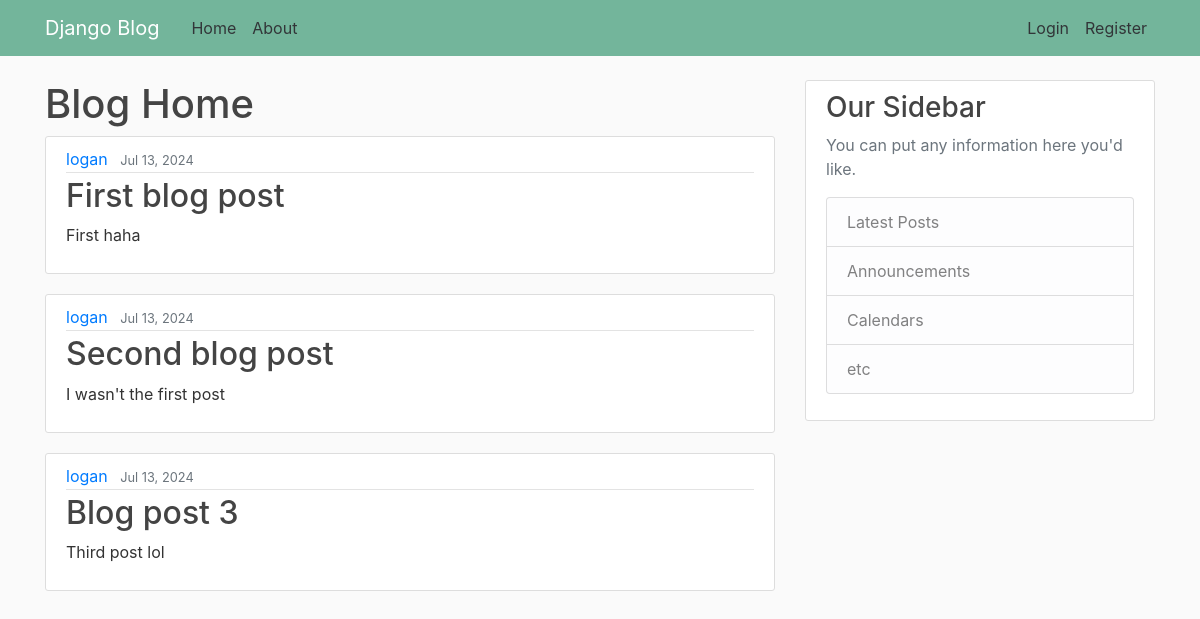
The app's page /, older data.
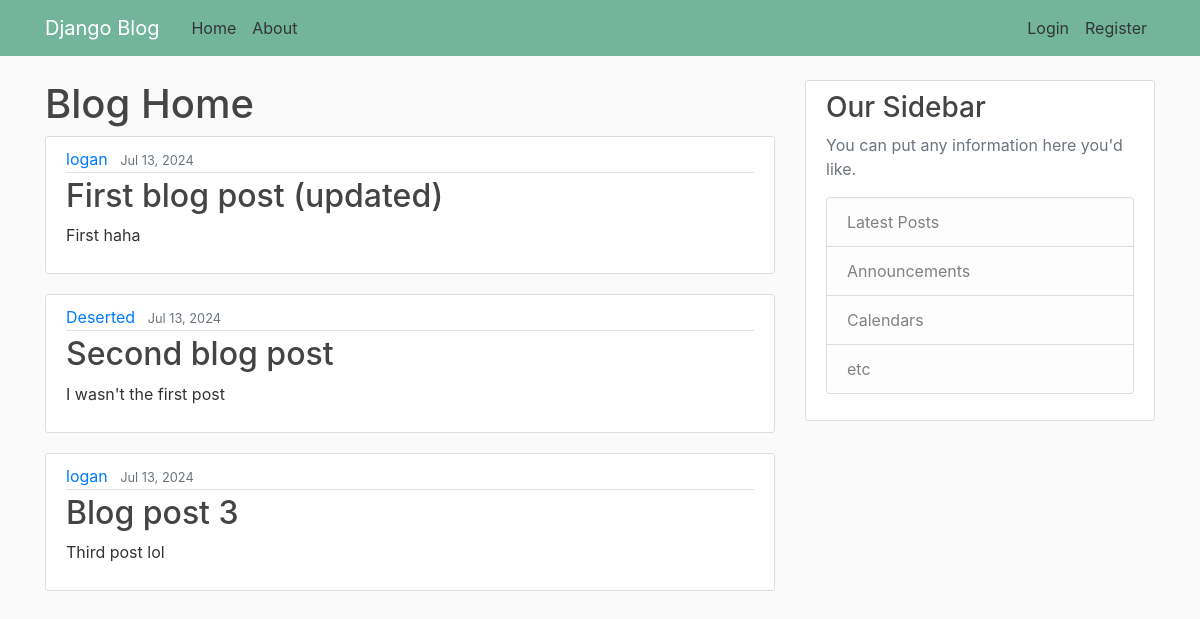
The same page, newer data.
### blog_app/models.py (models this page shows, shortened)
class Post(models.Model):
    title = models.CharField(max_length=100)
    content = models.TextField()
    date_posted = models.DateTimeField(default=timezone.now)
    author = models.ForeignKey(User, on_delete=models.CASCADE)

### blog_app/views.py (the view)
# urls.py: path('', views.index, name='blog-index'),
def index(request):
    context = {
        'posts': Post.objects.all(),
        'title': 'Posts'
    }
    return render(request, 'blog_app/index.html', context)

### blog_app/templates/blog_app/index.html
{% extends "blog_app/base.html" %}
{% block content %}
    <h1>Blog Home</h1>
    {% for post in posts %}
        <article class="media content-section">
            <div class="media-body">
            <div class="article-metadata">
                <a class="mr-2" href="#">{{ post.author }}</a>
                <small class="text-muted">{{ post.date_posted|date:"M d, Y" }}</small>
            </div>
            <h2><a class="article-title" href="#">{{ post.title }}</a></h2>
            <p class="article-content">{{ post.content }}</p>
            </div>
        </article>
    {% endfor %}
{% endblock content %}

Row changes from the older to the newer data that the page shows:
changed Post "First haha": title "First blog post" → "First blog post (updated)"
changed Post "Second blog post": author "logan" → "Deserted"
